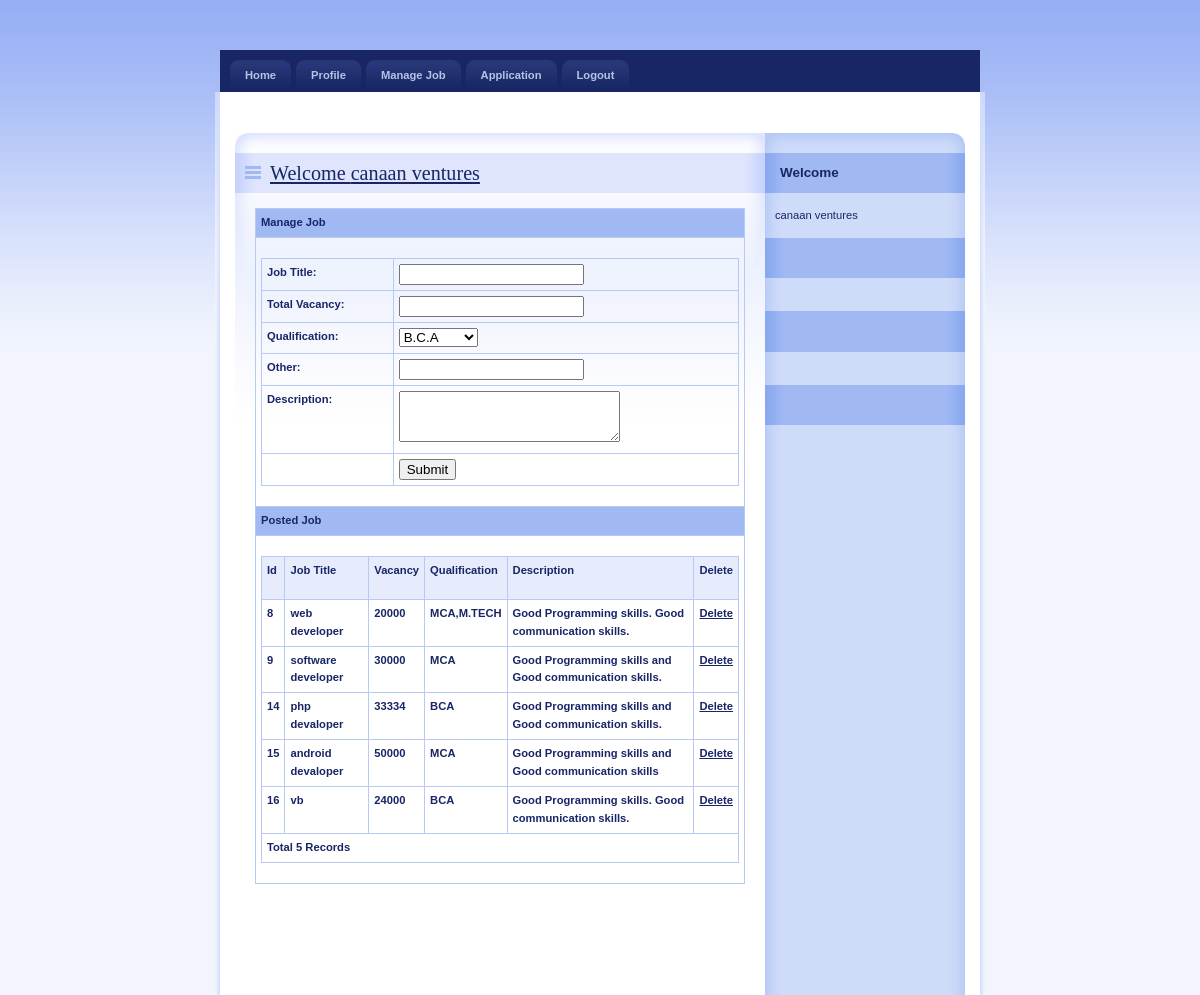
The page /Employer/ManageJob.php (signed in) on the database its author committed.
### tables this page shows
CREATE TABLE `job_master` (
  `JobId` int(11) NOT NULL,
  `CompanyName` varchar(20) NOT NULL,
  `JobTitle` varchar(50) NOT NULL,
  `Vacancy` int(11) NOT NULL,
  `MinQualification` varchar(50) NOT NULL,
  `Description` varchar(200) NOT NULL,
  `Status` varchar(100) NOT NULL
);

### Employer/ManageJob.php (the view, shortened to what this page needs)
<!DOCTYPE html PUBLIC "-//W3C//DTD XHTML 1.0 Strict//EN" "http://www.w3.org/TR/xhtml1/DTD/xhtml1-strict.dtd">
<html xmlns="http://www.w3.org/1999/xhtml" xml:lang="cs" lang="cs">
<head>
    <link rel="stylesheet" media="screen,projection" type="text/css" href="./css/main.css" />
    <link rel="stylesheet" media="print" type="text/css" href="./css/print.css" />
    <link rel="stylesheet" media="aural" type="text/css" href="./css/aural.css" />
    <link href="../SpryAssets/SpryValidationTextField.css" rel="stylesheet" type="text/css" />
    <link href="../SpryAssets/SpryValidationTextarea.css" rel="stylesheet" type="text/css" />
</head>
<body id="www-url-cz">
<div id="main" class="box">
<?php
include "menu.php"
?>
    <div id="page" class="box">
    <div id="page-in" class="box">
        <div id="strip" class="box noprint">
            <p id="breadcrumbs">&nbsp;</p>
        </div>
        <div id="content">
            <div class="article">
                <h2><span><a href="#">Welcome <?php echo $_SESSION['Name'];?></a></span></h2>
                <table width="100%" border="0" cellspacing="0" cellpadding="0">
                  <tr>
                    <td bgcolor="#A0B9F3"><strong>Manage Job</strong></td>
                  </tr>
                  <tr>
                    <td><form id="form1" method="post" action="InsertJob.php">
                      <table width="100%" border="0" cellspacing="0" cellpadding="0">
                        <tr>
                          <td><strong>Job Title:</strong></td>
                          <td><span id="sprytextfield1">
                            <label>
                            <input type="text" name="txtTitle" id="txtTitle" />
                            </label>
                          <span class="textfieldRequiredMsg">A value is required.</span></span></td>
                        </tr>
                        <tr>
                          <td><strong>Total Vacancy:</strong></td>
                          <td><span id="sprytextfield2">
                            <label>
                            <input type="text" name="txtTotal" id="txtTotal" />
                            </label>
                          <span class="textfieldRequiredMsg">A value is required.</span></span></td>
                        </tr>
                        <tr>
                          <td><strong>Qualification:</strong></td>
                          <td><select name="cmbQual" id="cmbQual">
                            <option value="B.C.A">B.C.A</option>
                          </select></td>
                        </tr>
                        <tr>
                          <td><strong>Other:</strong></td>
                          <td><label>
                            <input type="text" name="txtOther" id="txtOther" />
                          </label></td>
                        </tr>
                        <tr>
                          <td><strong>Description:</strong></td>
                          <td><span id="sprytextarea1">
                            <label>
                            <textarea name="txtDesc" id="txtDesc" cols="25" rows="3"></textarea>
                            </label>
                          <span class="textareaRequiredMsg">A value is required.</span></span></td>
                        </tr>
                        <tr>
                          <td>&nbsp;</td>
                          <td><label>
                            <input type="submit" name="button" id="button" value="Submit" />
                          </label></td>
                        </tr>
                      </table>
                                        </form>
                    </td>
                  </tr>
                  <tr>
                    <td bgcolor="#A0B9F3"><strong>Posted Job </strong></td>
                  </tr>
                  <tr>
                    <td><table width="100%" border="1" bordercolor="#1CB5F1" >
                      <tr>
                        <th height="32" bgcolor="#1CB5F1" class="style3"><div align="left" class="style9 style5"><strong>Id</strong></div></th>
                        <th bgcolor="#1CB5F1" class="style3"><div align="left" class="style9 style5"><strong>Job Title</strong></div></th>
                        <th bgcolor="#1CB5F1" class="style3"><div align="left" class="style9 style5"><strong>Vacancy</strong></div></th>
                         <th bgcolor="#1CB5F1" class="style3"><div align="left" class="style9 style5"><strong>Qualification</strong></div></th>
                          <th bgcolor="#1CB5F1" class="style3"><div align="left" class="style9 style5"><strong>Description</strong></div></th>
                        <th bgcolor="#1CB5F1" class="style3"><div align="left" class="style12">Delete</div></th>
                      </tr>
                      <?php
$con = mysql_connect("localhost","root");
$sql = "select * from job_Master where CompanyName='".$_SESSION['Name']."'";
$result = mysql_query($sql,$con);
while($row = mysql_fetch_array($result))
{
$Id=$row['JobId'];
$JobTitle=$row['JobTitle'];
$Vacancy=$row['Vacancy'];
$MinQualification=$row['MinQualification'];
$Description =$row['Description'];
?>
                      <tr>
                        <td class="style3"><div align="left" class="style9 style5"><strong><?php echo $Id;?></strong></div></td>
                        <td class="style3"><div align="left" class="style9 style5"><strong><?php echo $JobTitle;?></strong></div></td>
                        <td class="style3"><div align="left" class="style9 style5"><strong><?php echo $Vacancy;?></strong></div></td>
                          <td class="style3"><div align="left" class="style9 style5"><strong><?php echo $MinQualification;?></strong></div></td>
                            <td class="style3"><div align="left" class="style9 style5"><strong><?php echo $Description;?></strong></div></td>
                        <td class="style3"><div align="left" class="style9 style5"><strong><a href="DeleteJob.php?JobId=<?php echo $Id;?>">Delete</a></strong></div></td>
                      </tr>
                      <?php
}
$records = mysql_num_rows($result);
?>
                      <tr>
                        <td colspan="6" class="style3"><div align="left" class="style12"><?php echo "Total ".$records." Records"; ?> </div></td>
                      </tr>
                    </table></td>
                  </tr>
                </table>
                <p>&nbsp;</p>
                <p class="btn-more box noprint">&nbsp;</p>
          </div>
        </div>
<?php
include "right.php"
?>
    </div>
    </div>
</div>
</body>
</html>

### Employer/css/main.css (style rules this page uses)
* { min-height:1px; }
body { border:0; margin:0; padding:0; background:#F2F5FE url("../design/bg.gif") 0 0 repeat-x; font:70%/160% "verdana",sans-serif; color:#192666; _text-align:center; }
a { color:#192666; }
p { border:0; margin:15px 0; padding:0; }
div { display:block; border:0; margin:0; padding:0; }
h1, h2, h3, h4, h5 { border:0; margin:15px 0 10px 0; padding:0; font-weight:bold; }
h2 { font-size:180%; line-height:100%; font-family:"georgia",serif; font-weight:normal; }
table { display:table; border-collapse:collapse; margin:15px 0; padding:0; border:1px solid #B7CAF6; font-size:100%; }
tr { display:table-row; }
th, td { display: table-cell; border:1px solid #B7CAF6; margin:0; padding:5px; vertical-align:top; text-align:left; }
th { background:#E7ECFD; text-align:center; color:#192666; font-weight:bold; }
form { border:0; margin:0; padding:0; }
a, img, span { border:0; margin:0; padding:0; }
strong, .strong { font-weight:bold; }
.box { min-height:1px; _height:1px; }
.box:after { content:"."; display:block; line-height:0px; font-size:0px; visibility:hidden; clear:both; }
#main { width:770px; margin:50px auto 0 auto; _text-align:left; }
#page { width:770px; min-height:1px; background:#FFF url("../design/bg_page.gif") 0 0 repeat-y; _height:1px; }
#page-in { min-height:1px; padding:10px 0; background:url("../design/bg_page_in.jpg") 0 0 no-repeat; _height:1px; }
#strip { position:relative; clear:both; padding:3px 20px 10px 20px; color:#6182D1; }
#strip p { margin:0; }
#strip #breadcrumbs { width:520px; margin:0; padding:0; }
#content { float:left; width:530px; _width:550px; margin:0; padding:0 0 0 20px; }
#content .article { clear:both; margin:0; padding:20px; background:url("../design/content_article_bg.jpg") 0 0 no-repeat; }
#content .article h2 { margin:0 -20px; padding:10px; background:#DEE5FD url("../design/content_title_bg.gif") 0 0 repeat-y; color:#192666; }
#content .article h2 span { background:url("../design/ico_list.gif") 0 50% no-repeat; padding-left:25px; }
#content .article p { text-align:justify; }
#content .btn-more { margin:0 0 15px 0; padding:0; border:0; position:relative; }

### Employer/css/print.css (style rules this page uses)
body { border:0; margin:0; padding:0; font-size:12pt }
a { color:#000; text-decoration:none; }
h1, h2, h3 { page-break-after:avoid; page-break-inside:avoid; }
table { border-collapse: collapse; border-width:1px; border-style:solid; }
th, td { display:table-cell; border-width:1px; border-style:solid; }
.noprint { display:none; }

### Employer/css/aural.css (style rules this page uses)
body { voice-family:paul,male; volume:loud; speech-rate:slow; richness:90; stress:20; }
h1, h2, h3, h4, h5 { cue-before:url("ping.au"); }
p, table { pause:50ms; }
strong { pitch:medium; pitch-range:60; stress:90; richness:90; }

### rows shown on the page
job_master: JobId "8", JobTitle "web developer", Vacancy "20000", MinQualification "MCA,M.TECH", Description "Good Programming skills. Good communication skills."
job_master: JobId "9", JobTitle "software developer", Vacancy "30000", MinQualification "MCA", Description "Good Programming skills and Good communication skills."
job_master: JobId "14", JobTitle "php devaloper", Vacancy "33334", MinQualification "BCA", Description "Good Programming skills and Good communication skills."
job_master: JobId "15", JobTitle "android devaloper", Vacancy "50000", MinQualification "MCA", Description "Good Programming skills and Good communication skills"
job_master: JobId "16", JobTitle "vb", Vacancy "24000", MinQualification "BCA", Description "Good Programming skills. Good communication skills."

### other values the page prints
$_SESSION['Name'] "canaan ventures"
$records "5"
